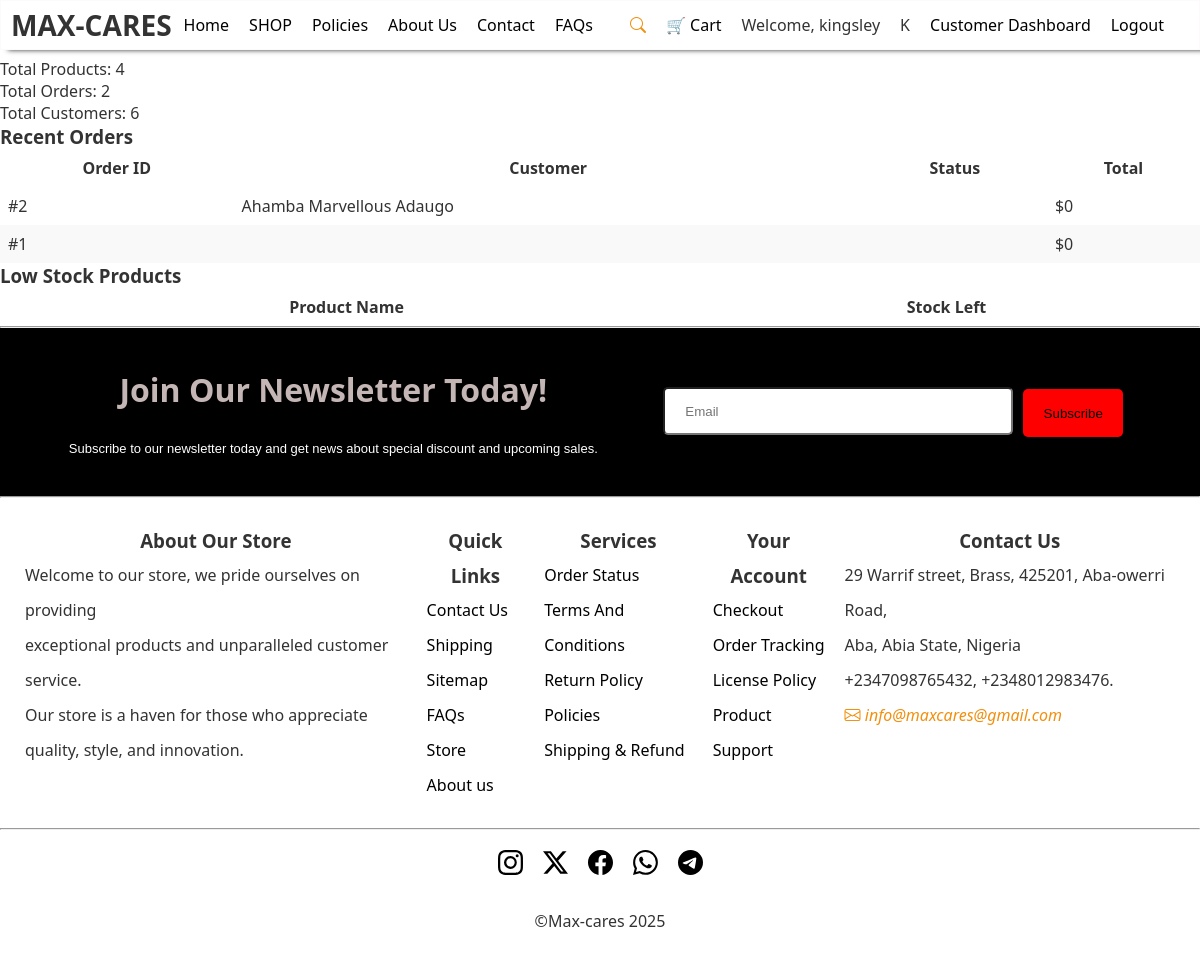
Screenshot of /admin-dashboard/ (signed in) with the database file from the repository.
### Store/models.py (models this page shows, shortened)
class Order(models.Model):
    customer = models.ForeignKey(Customer, on_delete=models.SET_NULL, null=True, blank=True)
    date_ordered = models.DateTimeField(auto_now_add=True)
    complete = models.BooleanField(default=False)
    transaction_id = models.CharField(max_length=100, null=True)
    @property
    def get_cart_total(self):
        return sum(item.get_total for item in self.orderitem_set.all())

class Customer(models.Model):
    user = models.OneToOneField(User, on_delete=models.CASCADE, null=True, blank=True)
    name = models.CharField(max_length=200, null=True)
    email = models.EmailField(max_length=200)

### Store/views.py (the view)
# urls.py: path('admin-dashboard/', views.admin_dashboard, name="admin-dashboard"),
@login_required(login_url='login')
def admin_dashboard(request):
    products = Product.objects.all()
    orders = Order.objects.all()
    customers = Customer.objects.all()
    total_products = products.count()
    total_orders = orders.count()
    total_customers = customers.count()
    total_revenue = sum([order.get_cart_total for order in orders if order.complete])
    recent_orders = orders.order_by('-date_ordered')[:5]  # Latest 5 orders
    context = {
        'total_products': total_products,
        'total_orders': total_orders,
        'total_customers': total_customers,
        'total_revenue': total_revenue,
        'recent_orders': recent_orders,
    }
    return render(request, 'store/admin_dashboard.html', context)

### Store/context_processors.py (called while the page is built)
def cart_item_count(request):
    cart = request.session.get('cart', {})
    total_items = sum(cart.values())
    return {'cart_item_count': total_items}

### templates/store/admin_dashboard.html (shortened to what this page needs)
{% extends 'store/main.html' %}
{% block content %}
<h2>Admin Dashboard</h2>
<div class="dashboard-cards">
  <div class="card">Total Products: {{ total_products }}</div>
  <div class="card">Total Orders: {{ total_orders }}</div>
  <div class="card">Total Customers: {{ total_customers }}</div>
</div>
<h3>Recent Orders</h3>
<table>
  <thead>
    <tr>
      <th>Order ID</th>
      <th>Customer</th>
      <th>Status</th>
      <th>Total</th>
    </tr>
  </thead>
  <tbody>
    {% for order in recent_orders %}
    <tr>
      <td>#{{ order.id }}</td>
      <td>{{ order.customer.name }}</td>
      <td>{{ order.status }}</td>
      <td>${{ order.get_cart_total }}</td>
    </tr>
    {% endfor %}
  </tbody>
</table>
<h3>Low Stock Products</h3>
<table>
  <thead>
    <tr>
      <th>Product Name</th>
      <th>Stock Left</th>
    </tr>
  </thead>
</table>
{% endblock %}

### templates/store/main.html (shortened to what this page needs)
{% load static %}
<!DOCTYPE html>
<html lang="en">
<head>
    <link rel="stylesheet" href="{% static 'css/style.css' %}">
    <link rel="stylesheet" href="{% static 'css/main.css' %}">
    <link rel="stylesheet" href="{% static 'css/login.css' %}">
    <link rel="stylesheet" href="{% static 'css/register.css' %}">
    <link rel="stylesheet" href="{% static 'css/customer_dashboard.css' %}">
    <link rel="stylesheet" href="{% static 'css/product_list.css' %}">
    <link rel="stylesheet" href="{% static 'css/Checkout.css' %}">
    <link rel="stylesheet" href="{% static 'css/card_payment.css' %}">
    <link rel="stylesheet" href="{% static 'css/paypal_payment.css' %}">
    <link rel="stylesheet" href="{% static 'css/about_us.css' %}">
    <link rel="stylesheet" href="{% static 'css/cart.css' %}">
    <link rel="stylesheet" href="{% static 'css/shoes.css' %}">
    <link rel="stylesheet" href="https://cdn.jsdelivr.net/npm/bootstrap-icons@1.11.3/font/bootstrap-icons.min.css">
</head>
<body>
    <header>
        <nav>
            <div class="logo">
                <h3>MAX-CARES</h3>
            </div>
            <ul class="pages">
                <li><a href="{% url 'main' %}">Home</a></li>
                <li><a href="{% url 'product_list' %}">SHOP</a></li>
                <li><a href="{% url 'Policies' %}">Policies</a></li>
                <li><a href="{% url 'about_us' %}">About Us</a></li>
                <li><a href="{% url 'contact_us' %}">Contact</a></li>
                <li><a href="{% url 'FAQs' %}">FAQs</a></li>
            </ul>
            <ul class="links">
                <li><i class="bi bi-search"></i></li>
                <li><a href="{% url 'cart_view' %}" class="cart-icon">
                    🛒 Cart
                </a></li>
                {% if user.is_authenticated %}
                    <li>Welcome, {{ user.first_name }}</li>
                    <li class="user-initial">
                        <div class="profile-circle">
                            {{ user.first_name|default:user.username|slice:":1"|upper }}
                        </div>
                    </li>
                    {% if user.is_staff %}
                        <li><a href="{% url 'admin-dashboard' %}">Admin Dashboard</a></li>
                    {% else %}
                        <li><a href="{% url 'customer-dashboard' %}">Customer Dashboard</a></li>
                    {% endif %}
                    <li><a href="{% url 'logout' %}">Logout</a></li>
                {% else %}
                    <li><a href="{% url 'login' %}">Login</a></li>
                    <li><a href="{% url 'register' %}">Signup</a></li>
                {% endif %}
            </ul>
        </nav>
    </header>
{% block content %}{% endblock %}
    <hr>
<footer>
        <div class="newsletter">
          <div class="R">
               <h1>Join Our Newsletter Today!</h1>
               <p style="font-size: small; font-family:sans-serif;">Subscribe to our newsletter today and get news about special discount and upcoming sales.</p>
          </div>
          <div class="sub-bx">
               <input type="email" name="" id="sub-bx_input" placeholder="Email">
               <input type="submit" value="Subscribe" id="sub-btn">           </div>
        </div>
        <hr>
        <div class="links">
           <div class="about">
               <h3>About Our Store</h3>
               <p>Welcome to our store, we pride ourselves on providing <br> exceptional products and unparalleled customer service. <br> Our store is a haven for those who appreciate <br> quality, style, and innovation.</p>
           </div>
           <div class="Q">
               <h3>Quick Links</h3>
               <li><a href="contact.html">Contact Us</a></li>
               <li><a href="#">Shipping</a></li>
               <li><a href="#">Sitemap</a></li>
               <li><a href="faqs.html">FAQs</a></li>
               <li><a href="#">Store</a></li>
               <li><a href="about.html">About us</a></li>
           </div>
           <div class="S">
               <h3>Services</h3>
               <ul>
                   <li><a href="#">Order Status</a></li>
                   <li><a href="#">Terms And Conditions</a></li>
                   <li><a href="#">Return Policy</a></li>
                   <li><a href="#">Policies</a></li>
                   <li><a href="#">Shipping & Refund</a></li>
               </ul>
           </div>
           <div class="Y-A">
               <h3>Your Account</h3>
               <ul>
                   <li><a href="#">Checkout</a></li>
                   <li><a href="#">Order Tracking</a></li>
                   <li><a href="#">License Policy</a></li>
                   <li><a href="#">Product Support</a></li>
               </ul>
           </div>
           <div class="C_U">
               <h3>Contact Us</h3>
               <li>  29 Warrif street, Brass, 425201, Aba-owerri Road, <br> Aba, Abia State, Nigeria</li>
               <li>  +2347098765432, +2348012983476.</li>
               <li><i class="bi bi-envelope">  info@maxcares@gmail.com</i></li>
           </div>
        </div>
        <hr>
        <div class="last">
           <div class="socials">
               <a href="https://instagram.com/max_cares_">
               </a>
               <a href="https://twitter.com/max_cares_">
                   <svg xmlns="http://www.w3.org/2000/svg" width="25" height="25" fill="currentColor" class="bi bi-twitter-x" viewBox="0 0 16 16">
                   <path d="M12.6.75h2.454l-5.36 6.142L16 15.25h-4.937l-3.867-5.07-4.425 5.07H.316l5.733-6.57L0 .75h5.063l3.495 4.633L12.601.75Zm-.86 13.028h1.36L4.323 2.145H2.865z"/>
                   </svg>
               </a>
               <a href="https://facebook.com/in/max_cares_">
               </a>
               <a href="https://whatsapp.com/+2347037542156">
               </a>
               <a href="https://telegram.com/@maxcares_">
               </a>
           </div>
           <p>&copy;Max-cares 2025</p>
           <div class="payments">
           </div>
        </div>
</footer>
</body>
</html>

### static/css/style.css (style rules this page uses)
* { margin: 0; box-sizing: border-box; list-style-type: none; text-decoration: none; }
header nav { display: flex; justify-content: space-between; align-items: center; padding: 10px; border: 1px solid rgb(252, 250, 250); box-shadow: 8px 0 5px 0px; position:fixed; width: 100%; background-color: white; top: 0px; height: 50px; }
header nav ul { display: flex; gap: 20px; }
header nav ul li { list-style-type: none; }
header nav ul li a { text-decoration: none; color: black; }
.logo { font-size: 24px; font-weight: bold; }
.newsletter { display: flex; justify-content: space-around; align-items: center; padding: 40px; background-color:black; color: white; }
.newsletter h1 { color: rgb(197, 182, 182); }
.sub-bx { display: flex; padding: 8px; gap:10px ; }
#sub-bx_input { display: flex; padding: 20px; margin: 0; width: 350px; border-radius: 5px; }
#sub-btn { background-color: red; padding: 5px; margin: 0; border-radius: 5px; border:none; width: 100px; margin-top: 2px; }
.links { display: flex; justify-content: space-between; gap: 20px; padding: 25px; line-height: 35px; }
.links h3 { text-align: center; }
.last { text-align: center; padding: 20px; }
.socials { display: flex; justify-content: center; gap: 20px; padding-bottom: 30px; }
a { color: black; }

### static/css/login.css (style rules this page uses)
a { text-decoration: none; color: black; }

### static/css/customer_dashboard.css (style rules this page uses)
table { width: 100%; border-collapse: collapse; }
th, td { padding: 8px; }
tr:nth-child(even) { background-color: #f9f9f9; }

### static/css/checkout.css (style rules this page uses)
* { margin: 3px 0; padding: 0 3px; box-sizing: border-box; }
body { background-color: #e8f3f8; }
input { margin-left: 80px; width: 68%; height: 6vh; }

### static/css/card_payment.css (style rules this page uses)
body { background-color: #e8f3f8; }
h2 { margin-bottom: 10px; }

### static/css/paypal_payment.css (style rules this page uses)
body { background-color: #e8f3f8; }
h2 { text-align: center; margin-top: 20px; font-family: 'Franklin Gothic Medium', 'Arial Narrow', Arial, sans-serif; }

### static/css/about_us.css (style rules this page uses)
* { padding: 0px; margin: 0px; text-decoration: none; }

### static/css/cart.css (style rules this page uses)
body { font-family: 'Segoe UI', Tahoma, Geneva, Verdana, sans-serif; background-color: #f7f8fa; margin: 0; color: #333; padding: 0; }
h1 { text-align: center; color: #222; margin-bottom: 30px; }

### static/css/shoes.css (style rules this page uses)
* { margin: 0; padding: 0; }
body { background-color: white; }
i { color: rgb(241, 143, 14); }

### rows the page displays
Order: id "2", customer.name "Ahamba Marvellous Adaugo", get_cart_total "0"
Order: id "1", get_cart_total "0"

### other values shown
{{ user.first_name }} "kingsley"
{{ user.first_name|default:user.username|slice:":1"|upper }} "K"
{{ total_products }} "4"
{{ total_orders }} "2"
{{ total_customers }} "6"
